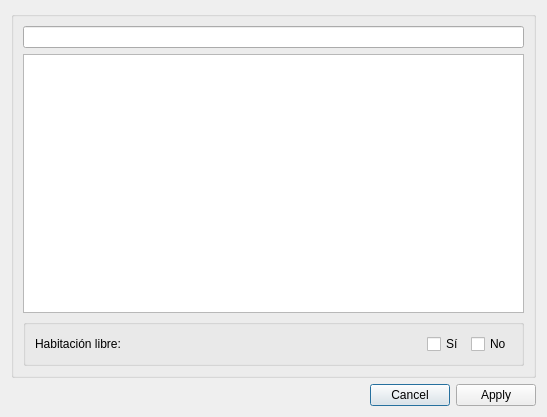
<?xml version="1.0" encoding="UTF-8"?>
<ui version="4.0">
 <class>AlojarGrupoDialog</class>
 <widget class="QDialog" name="AlojarGrupoDialog">
  <property name="geometry">
   <rect>
    <x>0</x>
    <y>0</y>
    <width>547</width>
    <height>417</height>
   </rect>
  </property>
  <property name="windowTitle">
   <string>MyAcolito - Alojar grupo</string>
  </property>
  <property name="windowIcon">
   <iconset resource="acolitoRC.qrc">
    <normaloff>:/acolitos/iconos/habitacion</normaloff>:/acolitos/iconos/habitacion</iconset>
  </property>
  <layout class="QVBoxLayout" name="verticalLayout_2">
   <item>
    <widget class="QGroupBox" name="groupBox">
     <property name="title">
      <string/>
     </property>
     <layout class="QVBoxLayout" name="verticalLayout">
      <item>
       <widget class="AcolitoCustomLineEdit" name="searchLine"/>
      </item>
      <item>
       <widget class="QTableView" name="vistaHabitaciones"/>
      </item>
      <item>
       <widget class="QGroupBox" name="groupBox_2">
        <property name="title">
         <string/>
        </property>
        <layout class="QHBoxLayout" name="horizontalLayout">
         <item>
          <widget class="QLabel" name="label">
           <property name="sizePolicy">
            <sizepolicy hsizetype="Expanding" vsizetype="Preferred">
             <horstretch>0</horstretch>
             <verstretch>0</verstretch>
            </sizepolicy>
           </property>
           <property name="text">
            <string>Habitación libre:</string>
           </property>
          </widget>
         </item>
         <item>
          <widget class="QCheckBox" name="siLibreBox">
           <property name="text">
            <string>Sí</string>
           </property>
          </widget>
         </item>
         <item>
          <widget class="QCheckBox" name="noLibreBox">
           <property name="text">
            <string>No</string>
           </property>
          </widget>
         </item>
        </layout>
       </widget>
      </item>
     </layout>
    </widget>
   </item>
   <item>
    <widget class="QDialogButtonBox" name="buttonBox">
     <property name="orientation">
      <enum>Qt::Horizontal</enum>
     </property>
     <property name="standardButtons">
      <set>QDialogButtonBox::Apply|QDialogButtonBox::Cancel</set>
     </property>
    </widget>
   </item>
  </layout>
 </widget>
 <customwidgets>
  <customwidget>
   <class>AcolitoCustomLineEdit</class>
   <extends>QLineEdit</extends>
   <header location="global">acolitocustomlineedit.h</header>
  </customwidget>
 </customwidgets>
 <resources>
  <include location="acolitoRC.qrc"/>
 </resources>
 <connections>
  <connection>
   <sender>buttonBox</sender>
   <signal>accepted()</signal>
   <receiver>AlojarGrupoDialog</receiver>
   <slot>accept()</slot>
   <hints>
    <hint type="sourcelabel">
     <x>248</x>
     <y>254</y>
    </hint>
    <hint type="destinationlabel">
     <x>157</x>
     <y>274</y>
    </hint>
   </hints>
  </connection>
  <connection>
   <sender>buttonBox</sender>
   <signal>rejected()</signal>
   <receiver>AlojarGrupoDialog</receiver>
   <slot>reject()</slot>
   <hints>
    <hint type="sourcelabel">
     <x>316</x>
     <y>260</y>
    </hint>
    <hint type="destinationlabel">
     <x>286</x>
     <y>274</y>
    </hint>
   </hints>
  </connection>
 </connections>
</ui>
